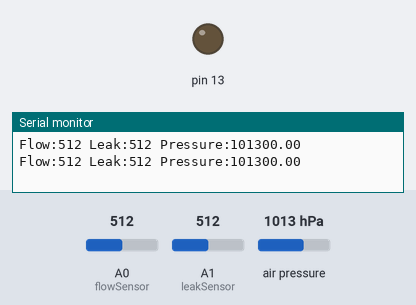
The sketch below on a simulated Arduino Uno, built with avr-gcc and run on an emulated ATmega328P. Parts: output pins drawn as LEDs (lit = HIGH), the last lines printed to the serial monitor. The test bench sets the inputs (shaded band); at power-on: A1 (leakSensor) = 512, A0 (flowSensor) = 512, air pressure 1013 hPa.

Above: at 1.8 s.
1.9 s: A1 (leakSensor) set to 161
3.4 s: A1 (leakSensor) set to 140
At 4.4 s:
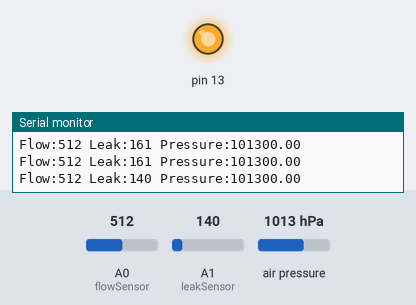
5.5 s: A1 (leakSensor) set to 160
At 7.2 s:
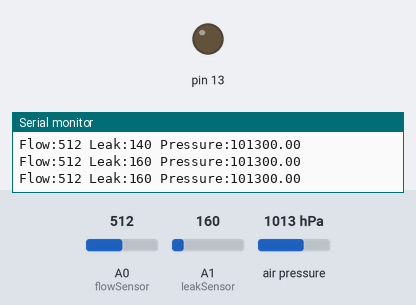
7.5 s: A1 (leakSensor) set to 122
At 8.9 s:
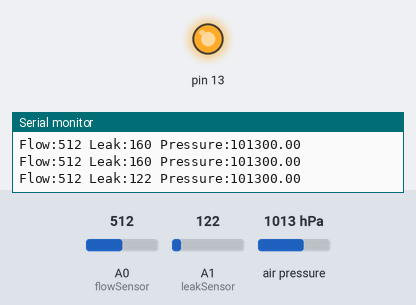
Timing chart, 0 to 10.5 s (numbered marks = the images above; inputs shaded):
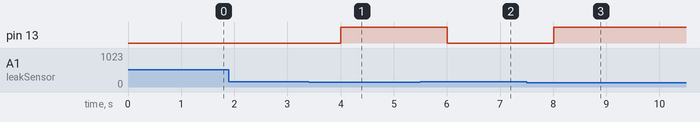

Measured:
- the behaviour switches between 150 and 149 on A1 (leakSensor) (found by bisection; images 0 and 1)
- after the input at 3.4 s, pin 13: LOW → HIGH after 0.61 s
- after the input at 5.5 s, pin 13: HIGH → LOW after 0.51 s
- after the input at 7.5 s, pin 13: LOW → HIGH after 0.51 s

The sketch:

arduino_code.ino.ino
```cpp
#include <Wire.h>
#include <Adafruit_BMP085.h>

Adafruit_BMP085 bmp;

// Pins
int flowSensor = A0;
int leakSensor = A1;

void setup() {

  Serial.begin(9600);

  if (!bmp.begin()) {

    Serial.println("BMP180 not detected");

    while (1);

  }

  pinMode(13, OUTPUT);
}

void loop() {

  // Read sensors
  int flowValue = analogRead(flowSensor);

  int leakValue = analogRead(leakSensor);

  float pressure = bmp.readPressure();

  // Print values
  Serial.print("Flow:");
  Serial.print(flowValue);

  Serial.print(" Leak:");
  Serial.print(leakValue);

  Serial.print(" Pressure:");
  Serial.println(pressure);

  // Leak condition
  if (leakValue < 150 || pressure < 90000) {

    digitalWrite(13, HIGH);

  }
  else {

    digitalWrite(13, LOW);

  }

  delay(1000);
}
```
